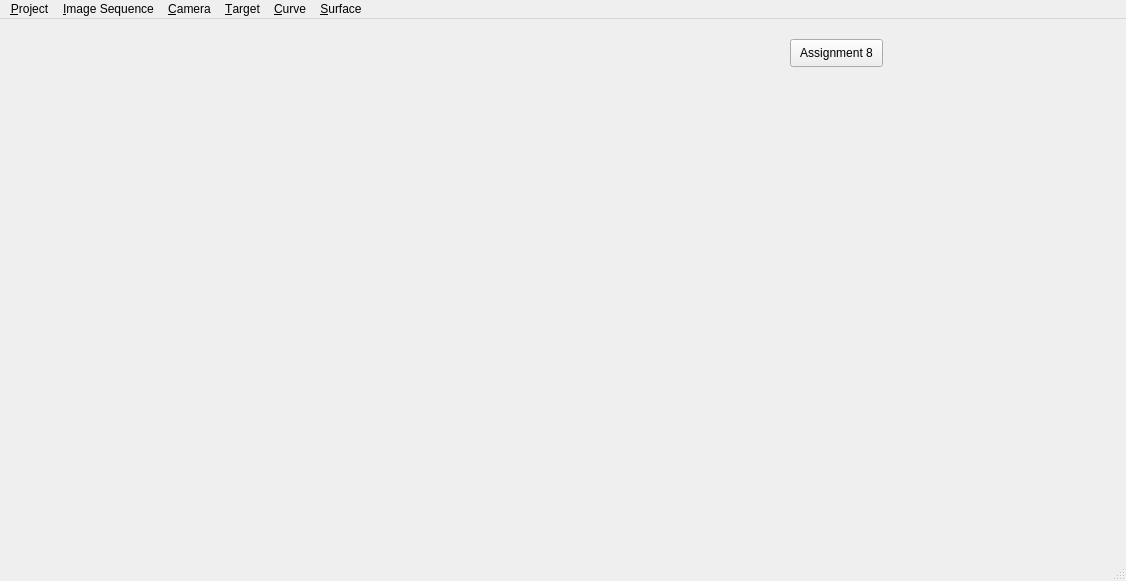
<?xml version="1.0" encoding="UTF-8"?>
<ui version="4.0">
 <class>CvimMainWindow</class>
 <widget class="QMainWindow" name="CvimMainWindow">
  <property name="geometry">
   <rect>
    <x>0</x>
    <y>0</y>
    <width>1126</width>
    <height>581</height>
   </rect>
  </property>
  <property name="windowTitle">
   <string>MainWindow</string>
  </property>
  <widget class="QWidget" name="centralwidget">
   <widget class="QPushButton" name="pbAssignment8">
    <property name="geometry">
     <rect>
      <x>790</x>
      <y>20</y>
      <width>93</width>
      <height>28</height>
     </rect>
    </property>
    <property name="text">
     <string>Assignment 8</string>
    </property>
   </widget>
  </widget>
  <widget class="QMenuBar" name="menubar">
   <property name="geometry">
    <rect>
     <x>0</x>
     <y>0</y>
     <width>1126</width>
     <height>26</height>
    </rect>
   </property>
   <widget class="QMenu" name="menu_Project">
    <property name="title">
     <string>&amp;Project</string>
    </property>
    <addaction name="action_Load"/>
    <addaction name="action_Save"/>
    <addaction name="action_SaveAs"/>
   </widget>
   <widget class="QMenu" name="menu_Image_Sequence">
    <property name="title">
     <string>&amp;Image Sequence</string>
    </property>
    <widget class="QMenu" name="menu_ImgSeq_Add">
     <property name="title">
      <string>&amp;Add ...</string>
     </property>
     <addaction name="action_ImgSeq_Add_BySelection"/>
     <addaction name="action_ImgSeq_Add_ByCformat"/>
     <addaction name="action_ImgSeq_Add_ByListFile"/>
    </widget>
    <addaction name="menu_ImgSeq_Add"/>
    <addaction name="action_ImgSeq_Edit"/>
   </widget>
   <widget class="QMenu" name="menu_Camera">
    <property name="title">
     <string>&amp;Camera</string>
    </property>
    <widget class="QMenu" name="menu_Add">
     <property name="title">
      <string>&amp;Add ...</string>
     </property>
     <addaction name="action_Camera_Add_ByFile"/>
    </widget>
    <addaction name="menu_Add"/>
    <addaction name="action_Camera_Edit"/>
    <addaction name="action_User_Point_Calibration"/>
   </widget>
   <widget class="QMenu" name="menu_Target">
    <property name="title">
     <string>&amp;Target</string>
    </property>
    <addaction name="action_Target_Add"/>
    <addaction name="action_Target_Edit"/>
   </widget>
   <widget class="QMenu" name="menu_Curve">
    <property name="title">
     <string>&amp;Curve</string>
    </property>
   </widget>
   <widget class="QMenu" name="menu_Surface">
    <property name="title">
     <string>&amp;Surface</string>
    </property>
   </widget>
   <addaction name="menu_Project"/>
   <addaction name="menu_Image_Sequence"/>
   <addaction name="menu_Camera"/>
   <addaction name="menu_Target"/>
   <addaction name="menu_Curve"/>
   <addaction name="menu_Surface"/>
  </widget>
  <widget class="QStatusBar" name="statusbar"/>
  <action name="action_Load">
   <property name="text">
    <string>&amp;Load ...</string>
   </property>
  </action>
  <action name="action_Save">
   <property name="text">
    <string>&amp;Save</string>
   </property>
  </action>
  <action name="action_SaveAs">
   <property name="text">
    <string>&amp;Save as ...</string>
   </property>
  </action>
  <action name="action_ImgSeq_Edit">
   <property name="text">
    <string>&amp;Edit ...</string>
   </property>
  </action>
  <action name="action_ImgSeq_Add_BySelection">
   <property name="text">
    <string>by &amp;selecting files</string>
   </property>
  </action>
  <action name="action_ImgSeq_Add_ByCformat">
   <property name="text">
    <string>by C-format file names</string>
   </property>
  </action>
  <action name="action_ImgSeq_Add_ByListFile">
   <property name="text">
    <string>by list &amp;file</string>
   </property>
  </action>
  <action name="action_Target_Add">
   <property name="text">
    <string>Add ...</string>
   </property>
  </action>
  <action name="action_Camera_Add_ByFile">
   <property name="text">
    <string>by file</string>
   </property>
  </action>
  <action name="action_Camera_Edit">
   <property name="text">
    <string>Edit ...</string>
   </property>
  </action>
  <action name="action_Target_Edit">
   <property name="text">
    <string>Edit ...</string>
   </property>
  </action>
  <action name="action_User_Point_Calibration">
   <property name="text">
    <string>&amp;User-Point Calibration</string>
   </property>
  </action>
 </widget>
 <resources/>
 <connections/>
</ui>
